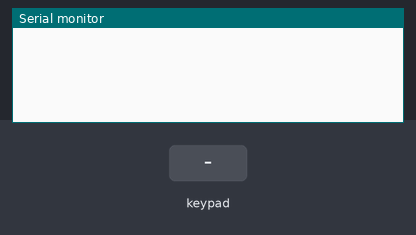
This sketch was run on a simulated Arduino Uno, built with avr-gcc and run on an emulated ATmega328P. On the bench: the last lines printed to the serial monitor. Inputs (shaded band) come from the test bench.

Above: at 1.2 s.
1.3 s: key '0' pressed
At 2.5 s:
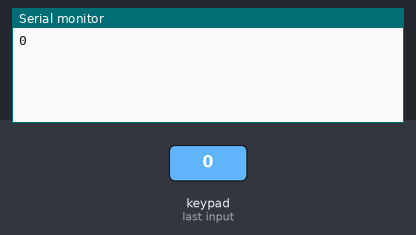
2.8 s: keypad keys 9 8 7 6 A pressed 0.4 s apart
At 4.7 s:
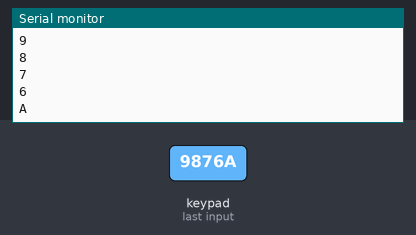
6.3 s: key 'B' pressed
At 7.5 s:
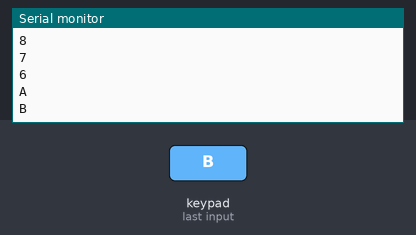
7.8 s: keypad keys 9 8 7 6 D pressed 0.4 s apart
At 9.9 s:
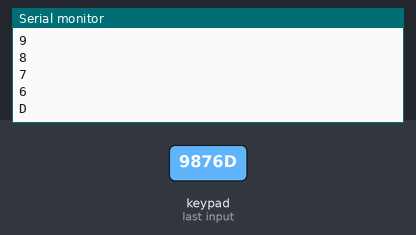
11.3 s: key 'C' pressed
At 12.5 s:
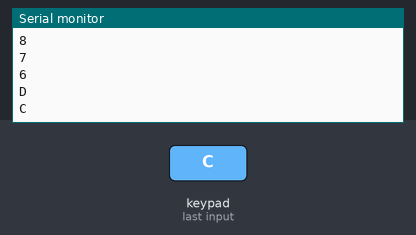
12.8 s: key 'E' pressed
At 13.7 s:
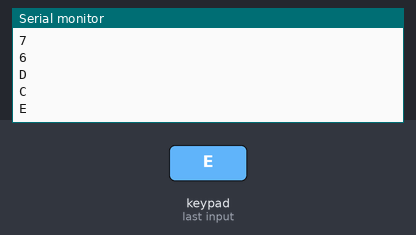
Timing chart, 0 to 15.3 s (numbered marks = the images above; inputs shaded):
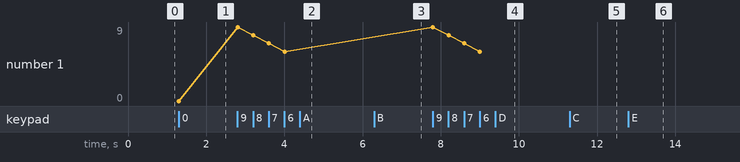

The sketch:

keypad.ino
```cpp
/*  Keypadtest.pde
 *
 *  Demonstrate the simplest use of the  keypad library.
 *
 *  The first step is to connect your keypad to the
 *  Arduino  using the pin numbers listed below in
 *  rowPins[] and colPins[]. If you want to use different
 *  pins then  you  can  change  the  numbers below to
 *  match your setup.
 *
 */
#include <Keypad.h>

const byte ROWS = 4; // Four rows
const byte COLS = 4; // Three columns
// Define the Keymap
char keys[ROWS][COLS] = {
  {'0','1','2','3'},
  {'4','5','6','7'},
  {'8','9','A','B'},
  {'C','D','E','F'}
};
// Connect keypad ROW0, ROW1, ROW2 and ROW3 to these Arduino pins.
byte rowPins[ROWS] = { 9, 8, 7, 6 };
// Connect keypad COL0, COL1 and COL2 to these Arduino pins.
byte colPins[COLS] = { 13, 12, 11, 10 };
Keypad keypad = Keypad( makeKeymap(keys), rowPins, colPins, ROWS, COLS );

void setup(){
  Serial.begin(9600);
}

void loop(){
  char key = keypad.getKey();

  if (key != NO_KEY){
    Serial.println(key);
  }
}
```

Measured:
- after the input at 1.3 s, the serial monitor: prints a new line at once (image 1)
- after the input at 2.8 s, the serial monitor: prints a new line at once (image 2)
- after the input at 6.3 s, the serial monitor: prints a new line at once (image 3)
- after the input at 7.8 s, the serial monitor: prints a new line at once (image 4)
- after the input at 11.3 s, the serial monitor: prints a new line at once (image 5)
- after the input at 12.8 s, the serial monitor: prints a new line at once (image 6)
- plotted number 1: 0 → 6 after the input at 2.8 s
